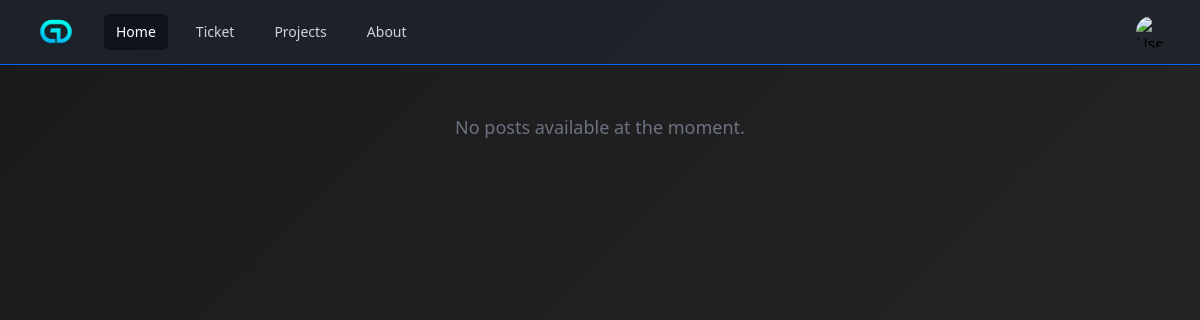
Before: / with the older database file.
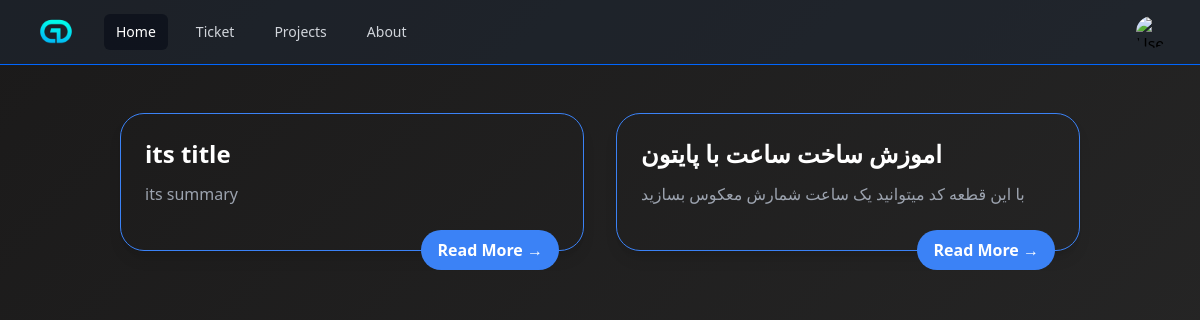
After: the same page with the newer database file.
### Homepage/models.py (models this page shows, shortened)
class PostsModel(models.Model):
    Author = models.CharField(max_length=30)
    Title = models.CharField(max_length=40)
    Summary = models.TextField(default='')
    Content = models.TextField()

### Homepage/views.py (the view)
# urls.py: path('', include('Homepage.urls')),
class Homepage(ListView):
    model = PostsModel
    template_name = 'home.html'
    context_object_name = 'posts'

### Homepage/templates/home.html (shortened to what this page needs)
{% extends "Base.html" %}
{% load static %}
{% block head %}{% include "Navbar.html" %}{% endblock head %}
{% block body %}
<div class="max-w-5xl mx-auto py-12 px-4 sm:px-6 lg:px-8">
  {% if posts %}
    <div class="grid md:grid-cols-2 gap-8 ">
      {% for post in posts %}
        <div class="relative border border-blue-500 bg-gradient-to-br from-white-100 to-gray-50 rounded-3xl shadow-lg p-6 flex flex-col hover:-translate-y-[0.7px] duration-300">
        <h2 class="text-2xl font-bold mb-3 text-white">{{ post.Title }}</h2>
        <p class="text-gray-400 mb-5 font-">{{ post.Summary|default:"No summary available." }}</p>
        <a href="post/{{ post.id }}"
          class="absolute right-6 bottom-[0.08px] translate-y-1/2 text-white bg-blue-500 hover:bg-blue-600 font-semibold py-2 px-4 rounded-full transition-colors duration-200">
          Read More →
        </a>
        </div>
      {% endfor %}
    </div>
  {% else %}
    <p class="text-center text-gray-500 text-lg">No posts available at the moment.</p>
  {% endif %}
</div>
{% endblock body %}

### BaseTemplates/Base.html (shortened to what this page needs)
<!DOCTYPE html>
<html lang="en">
<head>
    <script src="https://cdn.tailwindcss.com"></script>
    <link href="https://cdn.jsdelivr.net/npm/prismjs@1.30.0/themes/prism-tomorrow.css" rel="stylesheet" />
    {% block head %}
    {% endblock head %}
</head>
<body>
    {% block body %}
    {% endblock body %}
</body>
</html>

### BaseTemplates/Navbar.html (shortened to what this page needs)
{% load static %}
<nav class="bg-gray-800/50 relative border-b-[1px] border-b-[rgb(0,102,255)]">
  <div class="max-w-7xl mx-auto px-2 sm:px-6 lg:px-8">
    <div class="relative flex h-16 items-center justify-between">
      <div class="flex-1 flex items-center justify-center sm:justify-start">
        <div class="flex-shrink-0">
          <img class="h-12 w-auto" src="{% static 'image/LogoIMG.png' %}" alt="Logo">
        </div>
        <div class="hidden sm:flex sm:ml-6 space-x-4">
          <a href="/" class="text-white bg-gray-950/50 px-3 py-2 rounded-md text-sm font-medium">Home</a>
          <a href="#" class="text-gray-300 hover:text-white hover:bg-white/5 px-3 py-2 rounded-md text-sm font-medium">Ticket</a>
          <a href="#" class="text-gray-300 hover:text-white hover:bg-white/5 px-3 py-2 rounded-md text-sm font-medium">Projects</a>
          <a href="#" class="text-gray-300 hover:text-white hover:bg-white/5 px-3 py-2 rounded-md text-sm font-medium">About</a>
        </div>
      </div>
      <div class="absolute inset-y-0 right-0 flex items-center pr-2 sm:static sm:inset-auto sm:ml-6 sm:pr-0">
        <div class="relative">
          <button id="profile-button" class="flex rounded-full focus:outline-none focus:ring-2 focus:ring-offset-2 focus:ring-indigo-500">
            <img class="h-8 w-8 rounded-full" src="https://images.unsplash.com/photo-1472099645785-5658abf4ff4e?ixlib=rb-1.2.1&auto=format&fit=facearea&facepad=2&w=256&h=256&q=80" alt="User">
          </button>
        </div>
      </div>
    </div>
  </div>
</nav>

Changed rows visible on the page:
added PostsModel: Title "its title", Summary "its summary"
added PostsModel: Title "اموزش ساخت ساعت با پایتون", Summary "با این قطعه کد میتوانید یک ساعت شمارش معکوس بسازید"
Other visible differences:
text no longer shown: "No posts available at the moment."
